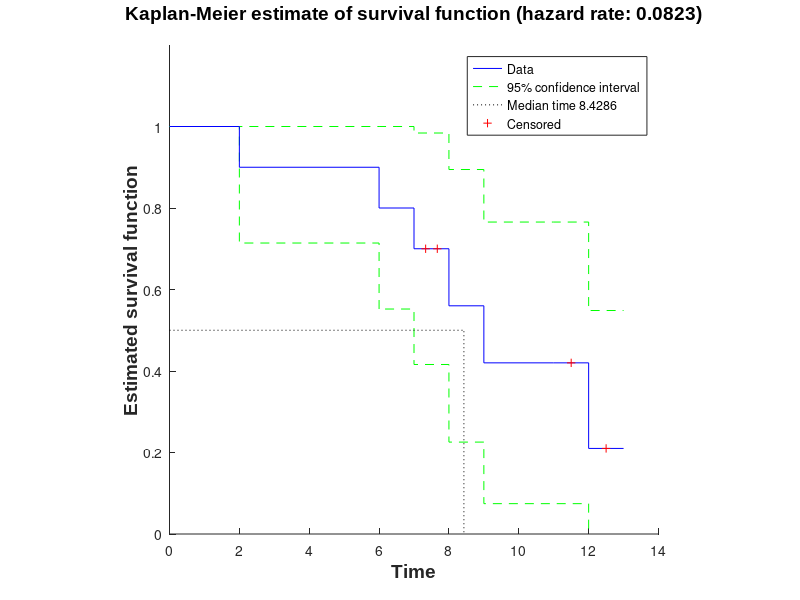

Here is the MATLAB script that generated this plot:
function [table1 table12 t1 T1 xcg ycg lambda]=kmplot(varargin)
% KMPLOT Plot the Kaplan-Meier estimation of the survival function
% Survival times are data that measure follow-up time from a defined
% starting point to the occurrence of a given event, for example the time
% from the beginning to the end of a remission period or the time from the
% diagnosis of a disease to death. Standard statistical techniques cannot
% usually be applied because the underlying distribution is rarely Normal
% and the data are often �censored�. A survival time is described as
% censored when there is a follow-up time but the event has not yet
% occurred or is not known to have occurred. For example, if remission time
% is being studied and the patient is still in remission at the end of the
% study, then that patient�s remission time would be censored. If a patient
% for some reason drops out of a study before the end of the study period,
% then that patient�s follow-up time would also be considered to be
% censored. The survival function S(t) is defined as the probability of
% surviving at least to time t. The graph of S(t) against t is called the
% survival curve. The Kaplan�Meier method can be used to estimate this
% curve from the observed survival times without the assumption of an
% underlying probability distribution.
%
% Syntax: 	kmplot(x,alpha)
%      
%     Inputs:
%           X (mandatory)- Nx2 data matrix:
%                          (X:,1) = survival time of the i-th subject
%                          (X:,2) = censored flag 
%                                   (0 if not censored; 1 if censored)
%           note that if X is a vector, all the flags of the second column
%           will be set to 0 (all data are not censored).
%           ALPHA (optional) - significance level (default 0.05) 
%     Outputs:
%           Kaplan-Meier plot
%
%      Example: (+ indicate that patient is censored)
%  
%                   ---------------------
%                   Patient     Survival
%                               time       
%                   ---------------------
%                      1        7    
%                      2        12   
%                      3        7+    
%                      4        12+  
%                      5        11+  
%                      6        8    
%                      7        9    
%                      8        6
%                      9        7+
%                     10        2    
%                   ----------------------
%    X=[7 0; 12 0; 7 1; 12 1; 11 1; 8 0; 9 0; 6 0; 7 1; 2 0];
%
%    Calling on Matlab the function: kmplot(X) the function will plot the
%    Kaplan-Meier estimation of the survival function
%
%           Created by Giuseppe Cardillo
%           giuseppe.cardillo-edta@poste.it
%
% To cite this file, this would be an appropriate format:Curve
% Cardillo G. (2008). KMPLOT: Kaplan-Meier estimation of the survival
% function.
% http://www.mathworks.com/matlabcentral/fileexchange/22293

%Input Error handling
args=cell(varargin);
nu=numel(args);
if isempty(nu) 
    error('Warning: Data vectors are required')
elseif nu>3
    error('Warning: Max two input data are required')
end
default.values = {[7 0; 12 0; 7 1; 12 1; 11 1; 8 0; 9 0; 6 0; 7 1; 2 0],0.05,1};
default.values(1:nu) = args;
[x alpha flag] = deal(default.values{:});
if ~all(isfinite(x(:))) || ~all(isnumeric(x(:)))
    error('Warning: all X values must be numeric and finite')
end
if isvector(x) 
    x(:,2)=0;
else
    if ~isequal(size(x,2),2)
        error('KMPLOT requires Nx2 matrix data.');
    end
    if ~all(x(:,2)==0 | x(:,2)==1)
        error('Warning: all X(:,2) values must be 0 or 1')
    end
end
if nu>1
    if ~isscalar(alpha) || ~isnumeric(alpha) || ~isfinite(alpha) || isempty(alpha)
        error('Warning: it is required a numeric, finite and scalar ALPHA value.');
    end
    if alpha <= 0 || alpha >= 1 %check if alpha is between 0 and 1
        error('Warning: ALPHA must be comprised between 0 and 1.')
    end
end
clear args default nu
%string for LEGEND function
str1=[num2str((1-alpha)*100) '% confidence interval']; 

%sort data by survival time
x=sortrows(x,1);
%table of patients observed for each survival time
%the TABULATE function sets up this matrix:
%table1=[time count percent(on total)]
table1=[0 size(x,1) 1; tabulate(x(:,1))];
%if all observed time are integers remove not observed time added by
%TABULATE function
table1(table1(:,3)==0,:)=[];

%Table of censored data
table12=tabulate(x(x(:,2)==1));
if ~isempty(table12)
    % remove not observed time added by TABULATE function
    table12(table12(:,3)==0,:)=[];
    % setup the vector of the censored data
    [cens,loc]=ismember(table1(:,1),table12(:,1)); %find censored data
end    

%the percents stored in the the third column are unuseful;
%so, place in the third column how many subjects are still alive at the
%beginning of the i-th interval.
a1=[table1(1,2); -1.*table1(2:end,2)]; % Curve
table1(:,3)=cumsum(a1); table1(2:end,3)=table1(1:end-1,3);
%number of deaths in the intervals (don't take in account the censored
%data)
if ~isempty(table12)
    table1(cens,2)=table1(cens,2)-table12(loc(cens),2);
end
%finally, delete the first row that is now useless
table1(1,:)=[];

t1=[0;table1(:,1)]; %this is the x variable (time);
%this is the y variable (survival function)
T1=[1;cumprod(1-(table1(:,2)./table1(:,3)))];
if flag %if this function was not called by LOGRANK function
    %compute the standard error of the survival function
    SE=[0;T1(2:end).*sqrt(cumsum(table1(:,2)./(table1(:,3).* ...
        (table1(:,3)-table1(:,2)))))];
end

%censored data plotting
if ~isempty(table12) 
    %if there are censored data after max(t1), add a new cell into the t1,
    %T1 and SE arrays
    if table12(end,1)>=t1(end,1)
        t1(end+1,1)=table12(end,1)+1;
        T1(end+1,1)=T1(end,1);
        if flag %if this function was not called by LOGRANK function
            SE(end+1,1)=SE(end,1);
        end
    end
    %vectors preallocation
    xcg=zeros(1,sum(table12(:,2))); ycg=xcg; J=1;
    %for each censored data into the i-th time interval...
    for I=1:size(table12,1)
        %compute how many position into the array they must occupy
        JJ=J+table12(I,2)-1;
        %find the correct time interval in which censored data must be
        %placed
        A=find(t1<=table12(I,1),1,'last');
        B=find(t1>table12(I,1),1,'first');
        %equally divide this interval
        int=linspace(table12(I,1),t1(B,1),table12(I,2)+2);
        %put all in the vectors of the plotting variables
        xcg(J:JJ)=int(2:end-1);
        ycg(J:JJ)=T1(A);
        %update the counter
        J=JJ+1;
    end
else
    if ~flag %if this function was called by LOGRANK function
        xcg=[]; ycg=[];
    end
end
%compute the hazard rate
model=@(l,x)(exp(-l.*x));
% lambda=nlinfit(t1,T1,model,0.5);
%lambda=nlinfit(t1,T1,model,0.5,statset('robust','on','FunValCheck','off'));
lambda=nlinfit(t1,T1,model,0.5,statset('FunValCheck','off'));
%lambda = 1;

if flag %if this function was not called by LOGRANK function
    %compute the (1-alpha)*100% confidence interval curves
    cv=realsqrt(2)*erfcinv(alpha); %critical value
    %lower curve (remember that: the lower curve values can't be negative)
    lowc=max(0,T1-SE.*cv);
    %if the lower curve reaches the 0 earlier than survival function, trim the
    %data.
    if isequal(lowc(end-1:end),[0; 0])
        lowcend=find(lowc==0,1,'first');
    else
        lowcend=length(lowc);
    end
    %upper curve (remember that the upper curve values can't be >1)
    upc=min(1,T1+SE.*cv);
    %eventually, correct the data.
    if isequal(upc(end),1) 
        cupend=find(upc<1,1,'last');
        upc(cupend:end)=upc(cupend);
    end

    %compute the median survival time (if exist...)
    if isempty(T1(T1==0.5)) %if there is not a point where T=0.5...
        I=find(T1>0.5,1,'last'); %find the first point where T>0.5
        J=find(T1<0.5,1,'first'); %find the first point where T<0.5
        if isempty(J) %if all points are >0.5...
            mt=0; %...there is no median time
        else 
            %compute the median time by linear interpolation.
            p=polyfit([t1(I) t1(J)],[T1(I) T1(J)],1);
            mt=(0.5-p(2))/p(1);
            str2=['Median time ' num2str(mt)]; %string for LEGEND function
        end
    else
        mt=t1(T1==0.5);
        str2=['Median time ' num2str(mt)]; %string for LEGEND function
    end

    %plot all the data
    clf
    hold on
    S2=stairs(t1(1:lowcend),lowc(1:lowcend),'g--'); %lower confidence interval curve
    stairs(t1,upc,'g--'); %upper confidence interval curve
    S1=stairs(t1,T1,'b'); %Kaplan-Meier survival function
    if mt>0 %if exist a median time...
        S3=plot([0 mt mt],[0.5 0.5 0],'k:'); 
    end
    if ~isempty(table12) %if there are censored data...
        S4=plot(xcg,ycg,'r+');
    else
        S4=[];
    end
    hold off

    %set the axis properly
    xmax=max(t1)+1;
    axis([0 xmax 0 1.2]);
    axis square

    %add labels and legend
    txt=sprintf('Kaplan-Meier estimate of survival function (hazard rate: %0.4f)\n',lambda);
    title(txt,'FontName','Arial','FontSize',14,'FontWeight','Bold'); 
    ylabel('Estimated survival function','FontName','Arial','FontSize',14,'FontWeight','Bold'); 
    xlabel('Time','FontName','Arial','FontSize',14,'FontWeight','Bold'); 
    if mt
        if isempty(S4)
            legend([S1 S2 S3],'Data',str1,str2)
        else
            legend([S1 S2 S3 S4],'Data',str1,str2,'Censored')
        end
    else
        if isempty(S4)
            legend([S1 S2],'Data',str1)
        else
            legend([S1 S2 S4],'Data',str1,'Censored')
        end
    end
end
